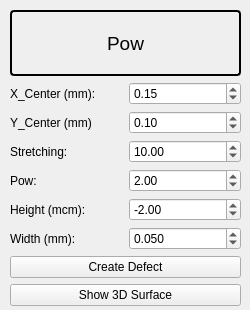
<?xml version="1.0" encoding="UTF-8"?>
<ui version="4.0">
 <class>Form</class>
 <widget class="QWidget" name="Form">
  <property name="geometry">
   <rect>
    <x>0</x>
    <y>0</y>
    <width>250</width>
    <height>310</height>
   </rect>
  </property>
  <property name="minimumSize">
   <size>
    <width>250</width>
    <height>310</height>
   </size>
  </property>
  <property name="maximumSize">
   <size>
    <width>250</width>
    <height>310</height>
   </size>
  </property>
  <property name="windowTitle">
   <string>Pow</string>
  </property>
  <widget class="QWidget" name="layoutWidget">
   <property name="geometry">
    <rect>
     <x>10</x>
     <y>10</y>
     <width>231</width>
     <height>296</height>
    </rect>
   </property>
   <layout class="QVBoxLayout" name="verticalLayout">
    <item>
     <widget class="QLabel" name="label">
      <property name="font">
       <font>
        <pointsize>14</pointsize>
       </font>
      </property>
      <property name="styleSheet">
       <string notr="true">QLabel {
    border: 2px solid black;
    border-radius: 4px;
    padding: 2px;
}
</string>
      </property>
      <property name="text">
       <string>Pow</string>
      </property>
      <property name="alignment">
       <set>Qt::AlignCenter</set>
      </property>
     </widget>
    </item>
    <item>
     <layout class="QGridLayout" name="gridLayout">
      <item row="5" column="0">
       <widget class="QLabel" name="label_7">
        <property name="toolTip">
         <string>Defect width</string>
        </property>
        <property name="text">
         <string>Width (mm):</string>
        </property>
       </widget>
      </item>
      <item row="0" column="0">
       <widget class="QLabel" name="label_4">
        <property name="toolTip">
         <string>Coordinates of the center of the surface</string>
        </property>
        <property name="text">
         <string>X_Center (mm):</string>
        </property>
       </widget>
      </item>
      <item row="5" column="1">
       <widget class="QDoubleSpinBox" name="width_edit">
        <property name="decimals">
         <number>3</number>
        </property>
        <property name="minimum">
         <double>0.002000000000000</double>
        </property>
        <property name="maximum">
         <double>0.200000000000000</double>
        </property>
        <property name="singleStep">
         <double>0.010000000000000</double>
        </property>
        <property name="value">
         <double>0.050000000000000</double>
        </property>
       </widget>
      </item>
      <item row="2" column="1">
       <widget class="QDoubleSpinBox" name="parabola_stretching_edit">
        <property name="minimum">
         <double>0.100000000000000</double>
        </property>
        <property name="maximum">
         <double>20.000000000000000</double>
        </property>
        <property name="singleStep">
         <double>0.500000000000000</double>
        </property>
        <property name="value">
         <double>10.000000000000000</double>
        </property>
       </widget>
      </item>
      <item row="0" column="1">
       <widget class="QDoubleSpinBox" name="parabola_x_edit">
        <property name="minimum">
         <double>0.000000000000000</double>
        </property>
        <property name="maximum">
         <double>0.300000000000000</double>
        </property>
        <property name="singleStep">
         <double>0.010000000000000</double>
        </property>
        <property name="value">
         <double>0.150000000000000</double>
        </property>
       </widget>
      </item>
      <item row="1" column="1">
       <widget class="QDoubleSpinBox" name="parabola_y_edit">
        <property name="minimum">
         <double>0.000000000000000</double>
        </property>
        <property name="maximum">
         <double>0.300000000000000</double>
        </property>
        <property name="singleStep">
         <double>0.010000000000000</double>
        </property>
        <property name="value">
         <double>0.100000000000000</double>
        </property>
       </widget>
      </item>
      <item row="4" column="1">
       <widget class="QDoubleSpinBox" name="height_edit">
        <property name="minimum">
         <double>-10.000000000000000</double>
        </property>
        <property name="maximum">
         <double>10.000000000000000</double>
        </property>
        <property name="value">
         <double>-2.000000000000000</double>
        </property>
       </widget>
      </item>
      <item row="1" column="0">
       <widget class="QLabel" name="label_5">
        <property name="toolTip">
         <string>Coordinates of the center of the surface</string>
        </property>
        <property name="text">
         <string>Y_Center (mm)</string>
        </property>
       </widget>
      </item>
      <item row="2" column="0">
       <widget class="QLabel" name="label_2">
        <property name="toolTip">
         <string>Stretching / compression along the OX axis</string>
        </property>
        <property name="text">
         <string>Stretching:</string>
        </property>
       </widget>
      </item>
      <item row="4" column="0">
       <widget class="QLabel" name="label_6">
        <property name="toolTip">
         <string>Defect height</string>
        </property>
        <property name="text">
         <string>Height (mcm):</string>
        </property>
       </widget>
      </item>
      <item row="3" column="0">
       <widget class="QLabel" name="label_3">
        <property name="toolTip">
         <string>Degree, which is responsible for the curvature of the function</string>
        </property>
        <property name="text">
         <string>Pow:</string>
        </property>
       </widget>
      </item>
      <item row="3" column="1">
       <widget class="QDoubleSpinBox" name="parabola_pow_edit">
        <property name="minimum">
         <double>-4.000000000000000</double>
        </property>
        <property name="maximum">
         <double>4.000000000000000</double>
        </property>
        <property name="singleStep">
         <double>0.500000000000000</double>
        </property>
        <property name="value">
         <double>2.000000000000000</double>
        </property>
       </widget>
      </item>
     </layout>
    </item>
    <item>
     <widget class="QPushButton" name="createDefect_button">
      <property name="text">
       <string>Create Defect</string>
      </property>
     </widget>
    </item>
    <item>
     <widget class="QPushButton" name="show_graph_button">
      <property name="text">
       <string>Show 3D Surface</string>
      </property>
     </widget>
    </item>
   </layout>
  </widget>
 </widget>
 <resources/>
 <connections/>
</ui>
